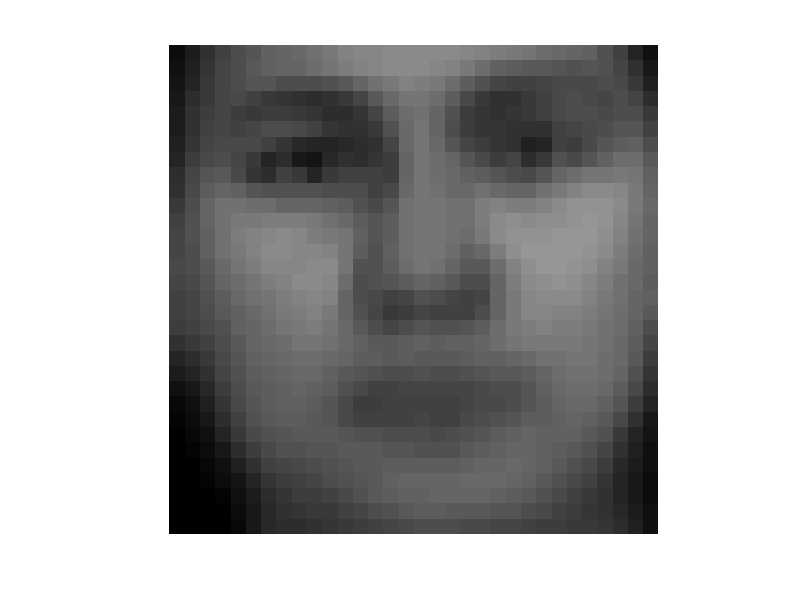

Reproduce this figure in MATLAB. (Note: a time limit stopped this script after it produced the figure.)
function PCA()
    clear;
    load CMUPIEData;
    
    p = 32; q = 32;
    
    idx = 0;
    
    for i=5:5:45
        idx = idx + 1;
        k(idx) = i;
        a1 = four_fold(CMUPIEData, 0, p, q, i)
        a2 = four_fold(CMUPIEData, 1, p, q, i)
        a3 = four_fold(CMUPIEData, 2, p, q, i)
        a4 = four_fold(CMUPIEData, 3, p, q, i)
    
        mean_accuracy = (a1 + a2 + a3 + a4)/4
        accuracy(idx) = mean_accuracy;
    end
    figure();
    plot(k, accuracy, '--b*');
    xlabel('Number of eigenvectors', 'FontSize', 12)
    ylabel('Four Fold Accuracy', 'FontSize', 12)
    print('-djpeg90', 'Images/Graph.jpg')
    
end

function accuracy = four_fold(CMUPIEData, fold_no, p, q, k)

    NumImgs = size(CMUPIEData,2);

    flag = 0;
    index = 0;

    for i=1:NumImgs
        if(mod(i,4) ~= fold_no)
            image = double(CMUPIEData(i).pixels);

            % do a resize here.
            % image = imresize(image, [p, q]);

            % Convert the given image to column vector.
            b = transpose(image);
            index = index + 1;
            
            A(:,index) = b;
            labels(index) = CMUPIEData(i).label;

            if(flag==0)
                sum = b;
                flag = 1;
            else
                sum = sum + b;
            end
        end
    end
    
    % Find the mean image.
    mean = sum /index;
    
    % Plot the mean image.
    out_filename = './Images/mean_image_with_fold_no_%d.jpg';
    out_filename= sprintf(out_filename,fold_no);
    mean_img = reshape(mean, q, p);
%     mean_img = transpose(mean_img); 
    mean_img = uint8(mean_img);
    figure();
    imshow(mean_img);
    print('-djpeg90', out_filename)

    % Subtract the mean image from all images.
    for i=1:index
        A(:,i) = A(:, i) - mean;
    end

    At = transpose(A);
    X = At * A;

    % Compute the eigen vector, eigen values of the AtA
    [V,D] = eig(X);
    [D order] = sort(diag(D),'descend'); 
    V = V(:,order);

    % select top k eigen vectors.
    E = V(:, 4:k+4);

    % Compute the eigen faces.
    E = A * E;
    
    % Plot the eigen faces
    rows = k /5;
    out_filename = './Images/eigenfaces_with_fold_no_%d_k_%d.jpg';
    out_filename= sprintf(out_filename,fold_no,k);
    figure();
    for i=1:k
        eigen_face = E(:, i);
        minn = min(eigen_face);
        maxx = max(eigen_face);
        eigen_face = eigen_face - minn;
        eigen_face = eigen_face/ (maxx - minn);
        eigen_face = eigen_face * 255;
        eigen_face = uint8(eigen_face);
        eigen_face = reshape(eigen_face, q, p);
%         eigen_face = transpose(eigen_face);
        Faces(:, :, i) = eigen_face;
        subplot(rows, 5, i);
        imshow(eigen_face);    
        
    end
    print('-djpeg90', out_filename)
    

    % Normalise the eigen faces.
    for i=1:k
        E(:, i) = E(:, i)/norm(E(:, i));
    end

    % Compute the Feature vector for each class.
    for i=1:index
        for l= 1:k
            FV(i, l) = transpose(E(:, l)) * A(:, i);
        end
    end

    %%%%%%%%%% Training Done %%%%%%%%%%%%%%%
    
    correct = 0;
    total = 0;
    
    if(fold_no ==0)
        fold_no =4;
    end
    
    for i=fold_no:4:NumImgs

        image = double(CMUPIEData(i).pixels);

        % do a resize here.
        %image = imresize(image, [p, q]);

        % Convert the image to column matrix/
        b = transpose(image);
        %b = reshape(b, [], 1);

        % Subtract the mean image.
        b = b - mean;

        % Comput the Feature vector for the testing image.
        testFV = zeros(1, k);
        for j=1:k
            testFV(j) = transpose(E(:, j)) * b;
        end
        
        % Reconstruct the image from eigen faces
        recons = zeros(size(E(:,1)));
        for j=1:k
            recons = recons + testFV(j) * E(:, j);
        end
        recons = uint8(recons + mean);
        recons = reshape(recons, q, p);
        recons = transpose(recons); 
        %imshow(recons);

        % Compute k-NN on the testing image.
        mindx = 1;
        minn = 10000;

        for j=1:index
            if(j==1)
                minn = norm((testFV - FV(j, :)));
            else
                temp = norm((testFV - FV(j, :)));
                if(temp  < minn)
                    mindx = j;
                    minn = temp;
                end
            end

        end

        if(CMUPIEData(i).label==labels(mindx))
            correct = correct +1;
        end

        total = total + 1;
    end
    accuracy = double(correct/total) * 100;
    
end

%mean_image = reshape(mean, 168, 192);
%mean_image = transpose(mean_image); 
